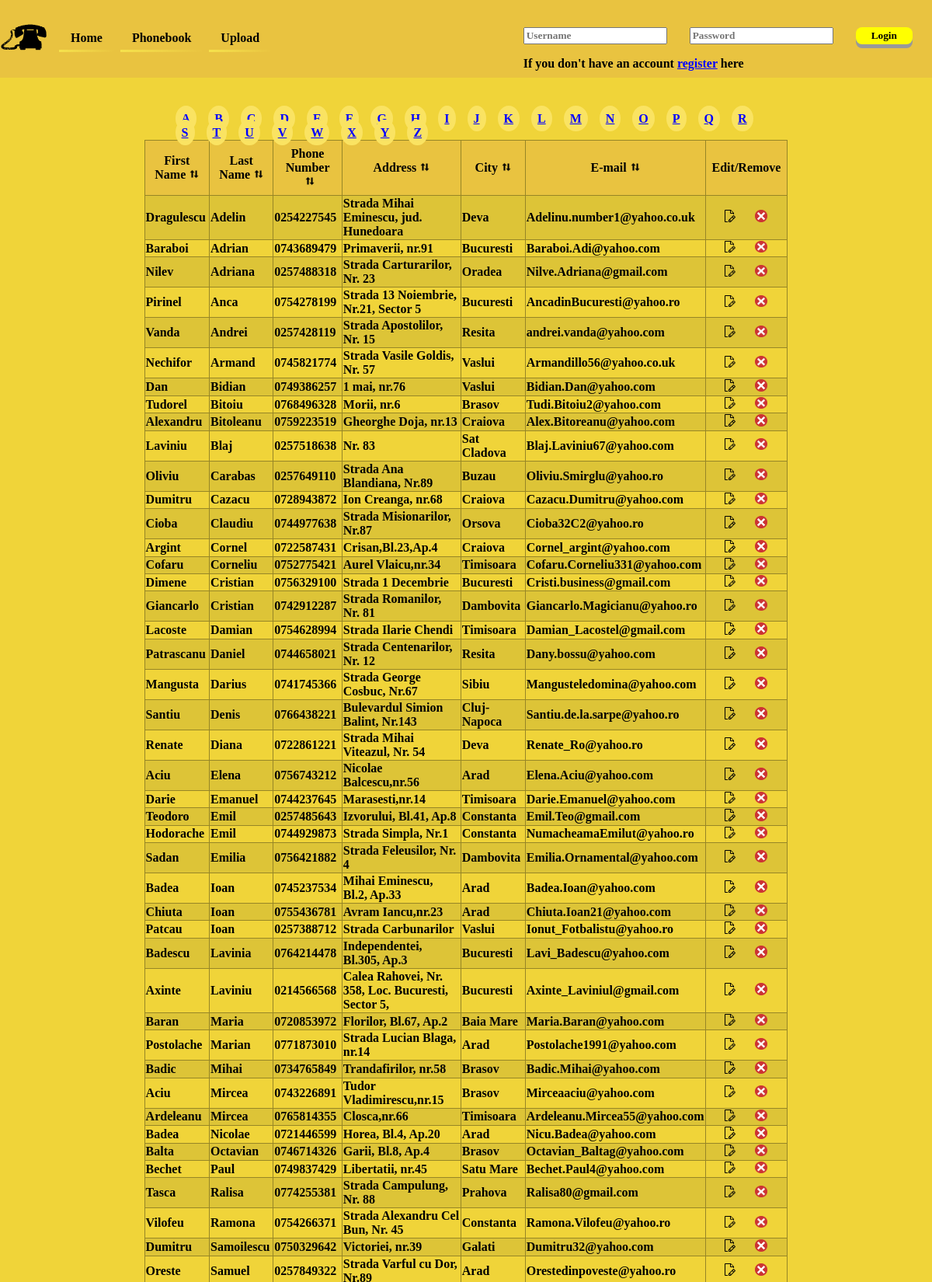
Page /phonebook.php?order=lname&&sort=ASC (upper part) on the committed database.
### tables this page shows
CREATE TABLE `phonebook` (
  `id` int(11) NOT NULL,
  `fname` tinytext NOT NULL,
  `lname` tinytext NOT NULL,
  `phone` char(11) NOT NULL,
  `addres` text NOT NULL,
  `city` tinytext NOT NULL,
  `email` text NOT NULL
);

### phonebook.php (the view, shortened to what this page needs)
<?php
	require "header.php";
?>
<main>
	<div class="main">
		<?php
			require "php/dbh.php";
			if(isset($_GET['sort'])){
				$sort=$_GET['sort'];
			}else{
				$sort='ASC';
			}
			if(isset($_GET['order'])){
				$order = $_GET['order'];
				if(strlen($order)>1)
					$result = $conn->query("SELECT * FROM phonebook ORDER BY $order $sort");
				else
					$result = $conn->query("SELECT * FROM phonebook WHERE fname LIKE \"$order%\"");
			}else{
				$order='fname';
				$result = $conn->query("SELECT * FROM phonebook ORDER BY $order $sort");
			}
			$character = range('A', 'Z');
			echo '<ul class="charpage">';
			foreach($character as $alphabet){
				echo '<li><a href="phonebook.php?order='.$alphabet.'">'.$alphabet.'</a><li>
				';}
			function th($dbName,$thName,$Sort,$Order){
				if($dbName==$Order){
					$Sort=='DESC' ? $Sort='ASC' : $Sort='DESC';
					echo "<th><a href='?order=$dbName&&sort=$Sort'>$thName<img src='img/arrow.png' alt='order'></a></th>
					";}
				else{echo "<th><a href='?order=$dbName&&sort=$Sort'>$thName<img src='img/arrow.png' alt='order'></a></th>
				";}
			}
			echo '</ul>';
		echo "<table class='phonebook'>
			<tr>";
				th('fname','First Name',$sort,$order);
				th('lname','Last Name',$sort,$order);
		echo "<th>Edit/Remove</th></tr>";
				if(mysqli_num_rows($result)>0){
					while($rows=$result->fetch_assoc()){
							$fname=$rows['fname'];
							$lname=$rows['lname'];
							$phone=$rows['phone'];
							$addres=$rows['addres'];
							$city=$rows['city'];
							$email=$rows['email'];
							echo"<tr>
									<td>".ucfirst($fname)."</td>
									<td>".ucfirst($lname)."</td>
									<td>$phone</td>
									<td>".ucfirst($addres)."</td>
									<td>".ucfirst($city)."</td>
									<td>$email</td>
									<td><a href=\"edit.php?phone=$phone\"><img src='img/edit.png' alt='edit'/></a>
										<a href=\"php/phondelete.php?phone=$phone&fn=$fname\"><img src='img/delete.png' alt='delete'/></a></td>
								</tr>";
					}
				}else{echo "<tr><td colspan=\"6\">No phone numbers in database</td></tr>";}
			?>
		</table>
	</div>
</main>
<?php
	require "footer.php";
?>

### style.css (style rules this page uses)
* { font-family: "Times New Roman", Times, serif; color: black; font-weight: bold; text-decoration: none; }
body { background: #F0D439; }
main { padding-top:120px; margin:0% 15%; text-align: center; }
.charpage li a { padding: 8px; background-color: #FAE362; border-radius: 50%; background-size: 30px 30px; }
table.phonebook { border-collapse: collapse; width: 100%; }
table.phonebook tr th,table.phonebook tr td { border: 1px solid #978626; }
table.phonebook tr th,table.deleteusers tr th { text-align: center; padding: 8px; background-color: #E9C340; }
table.phonebook tr td { text-align: left; }
table.phonebook tr td:last-child { width:2%; }
table.phonebook tr:nth-child(even),table.deleteusers tr:nth-child(even) { background-color: #DDC437; }
table.phonebook tr th a img,table.deleteusers tr th a img { width: 12px; padding-left: 5px; }
ul.charpage li { display: inline; float: left; margin-right: 15px; }
ul.charpage { padding-bottom: 20px; }
ul.charpage li a, header div.nav div.log a { text-decoration: underline; color: #0000FF; }
img[alt='edit'], img[alt='delete'] { width:15%; padding-left: 21%; }

### rows in the picture
phonebook: fname "Dragulescu", lname "Adelin", phone "0254227545", addres "Strada Mihai Eminescu, jud. Hunedoara", city "Deva", email "Adelinu.number1@yahoo.co.uk"
phonebook: fname "Baraboi", lname "Adrian", phone "0743689479", addres "Primaverii, nr.91", city "Bucuresti", email "Baraboi.Adi@yahoo.com"
phonebook: fname "Nilev", lname "Adriana", phone "0257488318", addres "Strada Carturarilor, Nr. 23", city "Oradea", email "Nilve.Adriana@gmail.com"
phonebook: fname "Pirinel", lname "Anca", phone "0754278199", addres "Strada 13 Noiembrie, Nr.21, Sector 5", city "Bucuresti", email "AncadinBucuresti@yahoo.ro"
phonebook: fname "Vanda", lname "Andrei", phone "0257428119", addres "Strada Apostolilor, Nr. 15", city "Resita", email "andrei.vanda@yahoo.com"
phonebook: fname "Nechifor", lname "Armand", phone "0745821774", addres "Strada Vasile Goldis, Nr. 57", city "Vaslui", email "Armandillo56@yahoo.co.uk"
phonebook: fname "Dan", lname "Bidian", phone "0749386257", addres "1 mai, nr.76", city "Vaslui", email "Bidian.Dan@yahoo.com"
phonebook: fname "Tudorel", lname "Bitoiu", phone "0768496328", addres "Morii, nr.6", city "Brasov", email "Tudi.Bitoiu2@yahoo.com"
phonebook: fname "Alexandru", lname "Bitoleanu", phone "0759223519", addres "Gheorghe Doja, nr.13", city "Craiova", email "Alex.Bitoreanu@yahoo.com"
phonebook: fname "Laviniu", lname "Blaj", phone "0257518638", addres "Nr. 83", city "Sat Cladova", email "Blaj.Laviniu67@yahoo.com"
phonebook: fname "Oliviu", lname "Carabas", phone "0257649110", addres "Strada Ana Blandiana, Nr.89", city "Buzau", email "Oliviu.Smirglu@yahoo.ro"
phonebook: fname "Dumitru", lname "Cazacu", phone "0728943872", addres "Ion Creanga, nr.68", city "Craiova", email "Cazacu.Dumitru@yahoo.com"
phonebook: fname "Cioba", lname "Claudiu", phone "0744977638", addres "Strada Misionarilor, Nr.87", city "Orsova", email "Cioba32C2@yahoo.ro"
phonebook: fname "Argint", lname "Cornel", phone "0722587431", addres "Crisan,Bl.23,Ap.4", city "Craiova", email "Cornel_argint@yahoo.com"
phonebook: fname "Cofaru", lname "Corneliu", phone "0752775421", addres "Aurel Vlaicu,nr.34", city "Timisoara", email "Cofaru.Corneliu331@yahoo.com"
phonebook: fname "Dimene", lname "Cristian", phone "0756329100", addres "Strada 1 Decembrie", city "Bucuresti", email "Cristi.business@gmail.com"
phonebook: fname "Giancarlo", lname "Cristian", phone "0742912287", addres "Strada Romanilor, Nr. 81", city "Dambovita", email "Giancarlo.Magicianu@yahoo.ro"
phonebook: fname "Lacoste", lname "Damian", phone "0754628994", addres "Strada Ilarie Chendi", city "Timisoara", email "Damian_Lacostel@gmail.com"
phonebook: fname "Patrascanu", lname "Daniel", phone "0744658021", addres "Strada Centenarilor, Nr. 12", city "Resita", email "Dany.bossu@yahoo.com"
phonebook: fname "Mangusta", lname "Darius", phone "0741745366", addres "Strada George Cosbuc, Nr.67", city "Sibiu", email "Mangusteledomina@yahoo.com"
phonebook: fname "Santiu", lname "Denis", phone "0766438221", addres "Bulevardul Simion Balint, Nr.143", city "Cluj-Napoca", email "Santiu.de.la.sarpe@yahoo.ro"
phonebook: fname "Renate", lname "Diana", phone "0722861221", addres "Strada Mihai Viteazul, Nr. 54", city "Deva", email "Renate_Ro@yahoo.ro"
phonebook: fname "Aciu", lname "Elena", phone "0756743212", addres "Nicolae Balcescu,nr.56", city "Arad", email "Elena.Aciu@yahoo.com"
phonebook: fname "Darie", lname "Emanuel", phone "0744237645", addres "Marasesti,nr.14", city "Timisoara", email "Darie.Emanuel@yahoo.com"
phonebook: fname "Teodoro", lname "Emil", phone "0257485643", addres "Izvorului, Bl.41, Ap.8", city "Constanta", email "Emil.Teo@gmail.com"
phonebook: fname "Hodorache", lname "Emil", phone "0744929873", addres "Strada Simpla, Nr.1", city "Constanta", email "NumacheamaEmilut@yahoo.ro"
phonebook: fname "Sadan", lname "Emilia", phone "0756421882", addres "Strada Feleusilor, Nr. 4", city "Dambovita", email "Emilia.Ornamental@yahoo.com"
phonebook: fname "Badea", lname "Ioan", phone "0745237534", addres "Mihai Eminescu, Bl.2, Ap.33", city "Arad", email "Badea.Ioan@yahoo.com"
phonebook: fname "Chiuta", lname "Ioan", phone "0755436781", addres "Avram Iancu,nr.23", city "Arad", email "Chiuta.Ioan21@yahoo.com"
phonebook: fname "Patcau", lname "Ioan", phone "0257388712", addres "Strada Carbunarilor", city "Vaslui", email "Ionut_Fotbalistu@yahoo.ro"
phonebook: fname "Badescu", lname "Lavinia", phone "0764214478", addres "Independentei, Bl.305, Ap.3", city "Bucuresti", email "Lavi_Badescu@yahoo.com"
phonebook: fname "Axinte", lname "Laviniu", phone "0214566568", addres "Calea Rahovei, Nr. 358, Loc. Bucuresti, Sector 5,", city "Bucuresti", email "Axinte_Laviniul@gmail.com"
phonebook: fname "Baran", lname "Maria", phone "0720853972", addres "Florilor, Bl.67, Ap.2", city "Baia Mare", email "Maria.Baran@yahoo.com"
phonebook: fname "Postolache", lname "Marian", phone "0771873010", addres "Strada Lucian Blaga, nr.14", city "Arad", email "Postolache1991@yahoo.com"
phonebook: fname "Badic", lname "Mihai", phone "0734765849", addres "Trandafirilor, nr.58", city "Brasov", email "Badic.Mihai@yahoo.com"
phonebook: fname "Aciu", lname "Mircea", phone "0743226891", addres "Tudor Vladimirescu,nr.15", city "Brasov", email "Mirceaaciu@yahoo.com"
phonebook: fname "Ardeleanu", lname "Mircea", phone "0765814355", addres "Closca,nr.66", city "Timisoara", email "Ardeleanu.Mircea55@yahoo.com"
phonebook: fname "Badea", lname "Nicolae", phone "0721446599", addres "Horea, Bl.4, Ap.20", city "Arad", email "Nicu.Badea@yahoo.com"
phonebook: fname "Balta", lname "Octavian", phone "0746714326", addres "Garii, Bl.8, Ap.4", city "Brasov", email "Octavian_Baltag@yahoo.com"
phonebook: fname "Bechet", lname "Paul", phone "0749837429", addres "Libertatii, nr.45", city "Satu Mare", email "Bechet.Paul4@yahoo.com"
phonebook: fname "Tasca", lname "Ralisa", phone "0774255381", addres "Strada Campulung, Nr. 88", city "Prahova", email "Ralisa80@gmail.com"
phonebook: fname "Vilofeu", lname "Ramona", phone "0754266371", addres "Strada Alexandru Cel Bun, Nr. 45", city "Constanta", email "Ramona.Vilofeu@yahoo.ro"
phonebook: fname "Dumitru", lname "Samoilescu", phone "0750329642", addres "Victoriei, nr.39", city "Galati", email "Dumitru32@yahoo.com"
phonebook: fname "Oreste", lname "Samuel", phone "0257849322", city "Arad", email "Orestedinpoveste@yahoo.ro"

### other values in the picture
$alphabet "A"
$alphabet "B"
$alphabet "C"
$alphabet "D"
$alphabet "E"
$alphabet "F"
$alphabet "G"
$alphabet "H"
$alphabet "I"
$alphabet "J"
$alphabet "K"
$alphabet "L"
$alphabet "M"
$alphabet "N"
$alphabet "O"
